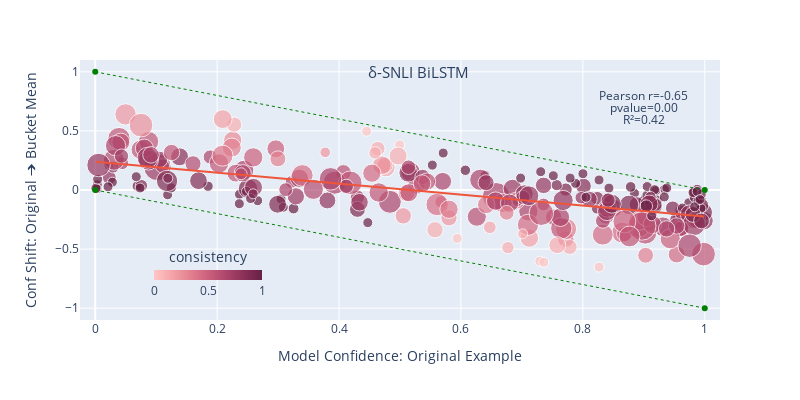

The notebook cell saved with this chart:
### Markdown cell above
## LSTM

### Code cell
# plot = plot_buckets('α-NLI RoBERTa', anli_human_bucket_predictions['bilstm'])
# plot.write_image('plots/lstm/anli-human-bilstm.pdf')

plot = plot_buckets('δ-SNLI BiLSTM', dnli_human_bucket_predictions['snli']['bilstm'])
plot.write_image('plots/lstm/snli-human-bilstm.pdf')
plot.show()

plot = plot_buckets('δ-SOCIAL BiLSTM', dnli_human_bucket_predictions['social']['bilstm'])
plot.write_image('plots/lstm/social-human-bilstm.pdf')
plot.show()

plot = plot_buckets('δ-ATOMIC BiLSTM', dnli_human_bucket_predictions['atomic']['bilstm'])
plot.write_image('plots/lstm/atomic-human-bilstm.pdf')
plot.show()

### Figure 1 — Plotly figure (JSON) as saved in the notebook; plotly's stock layout.template omitted (floating-point values rounded to 4 significant figures; data arrays with more than 128 entries replaced by an {"elided": "..."} marker saying what was removed)
{"data": [{"customdata": {"elided": "250x1 str values"}, "hovertemplate": "Model Confidence: Original Example=%{x}<br>Conf Shift: Original ➔ Bucket Mean=%{y}<br>bucket_confidence_var=%{marker.size}<br>example_id=%{customdata[0]}<br>consistency=%{marker.color}<extra></extra>", "legendgroup": "", "marker": {"color": {"elided": "250 float values"}, "coloraxis": "coloraxis", "size": {"elided": "250 float values"}, "sizemin": 5, "sizemode": "area", "sizeref": 0.0004242, "symbol": "circle"}, "mode": "markers", "name": "", "orientation": "v", "showlegend": false, "type": "scatter", "x": {"elided": "250 float values"}, "xaxis": "x", "y": {"elided": "250 float values"}, "yaxis": "y"}, {"hovertemplate": "<b>OLS trendline</b><br>conf_shift = -0.464316 * original_confidence + 0.239657<br>R<sup>2</sup>=0.416643<br><br>Model Confidence: Original Example=%{x}<br>Conf Shift: Original ➔ Bucket Mean=%{y} <b>(trend)</b><extra></extra>", "legendgroup": "", "marker": {"sizemin": 5, "symbol": "circle"}, "mode": "lines", "name": "", "showlegend": false, "type": "scatter", "x": {"elided": "250 float values"}, "xaxis": "x", "y": {"elided": "250 float values"}, "yaxis": "y"}, {"line": {"color": "green", "dash": "dot", "width": 1}, "type": "scatter", "x": [0, 1], "y": [1, 0]}, {"line": {"color": "green", "dash": "dot", "width": 1}, "type": "scatter", "x": [0, 1], "y": [0, -1]}], "layout": {"annotations": [{"arrowhead": 0, "font": {"size": 15}, "showarrow": false, "text": "δ-SNLI BiLSTM", "x": 0.53, "y": 1}, {"arrowhead": 0, "showarrow": false, "text": "Pearson r=-0.65", "x": 0.9, "y": 0.8}, {"arrowhead": 0, "showarrow": false, "text": "pvalue=0.00", "x": 0.9, "y": 0.7}, {"arrowhead": 0, "showarrow": false, "text": "R²=0.42", "x": 0.9, "y": 0.6}], "coloraxis": {"colorbar": {"len": 0.2, "orientation": "h", "thickness": 10, "title": {"side": "top", "text": "consistency"}, "x": 0.2, "y": 0.05}, "colorscale": [[0, "rgb(255, 198, 196)"], [0.1667, "rgb(244, 163, 168)"], [0.3333, "rgb(227, 129, 145)"], [0.5, "rgb(204, 96, 125)"], [0.6667, "rgb(173, 70, 108)"], [0.8333, "rgb(139, 48, 88)"], [1, "rgb(103, 32, 68)"]]}, "height": 400, "legend": {"itemsizing": "constant", "orientation": "h", "tracegroupgap": 0}, "margin": {"t": 60}, "showlegend": false, "width": 800, "xaxis": {"anchor": "y", "domain": [0, 1], "range": [-0.025, 1.025], "title": {"text": "Model Confidence: Original Example"}}, "yaxis": {"anchor": "x", "domain": [0, 1], "range": [-1.1, 1.1], "title": {"text": "Conf Shift: Original ➔ Bucket Mean"}}}}
